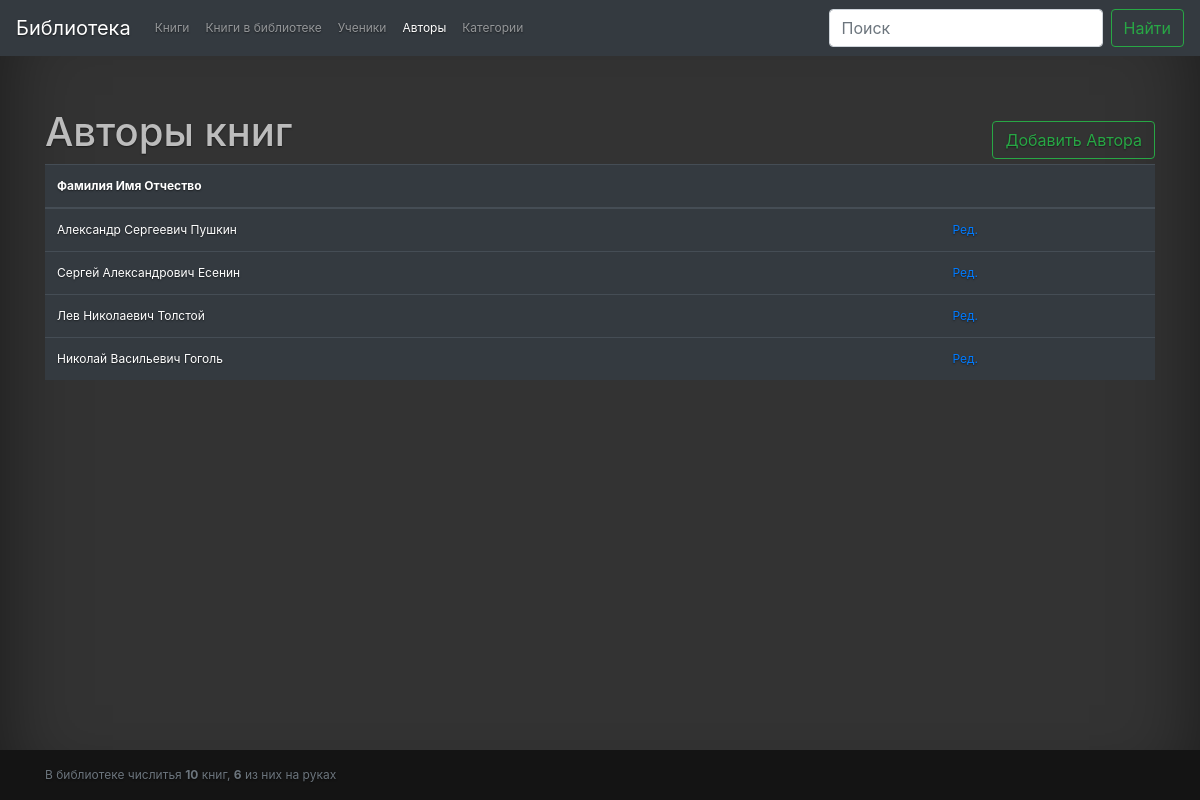
The page /authors.php on the database its author committed.
### tables this page shows
CREATE TABLE `authors` (
  `id` int(7) UNSIGNED NOT NULL,
  `a_fio` varchar(75) NOT NULL
);

### Library/safemysql.class.php (called while the page is built, shortened)
<?php
class SafeMySQL
{
	protected $conn;
	protected $defaults = array(
		'host'      => 'localhost',
		'user'      => 'root',
		'pass'      => 'root',
		'db'        => 'darian',
		'port'      => NULL,
		'socket'    => NULL,
		'pconnect'  => FALSE,
		'charset'   => 'utf8',
		'errmode'   => 'exception',
		'exception' => 'Exception',
	);
	function __construct($opt = array())
	{
		$opt = array_merge($this->defaults,$opt);
		@$this->conn = mysqli_connect($opt['host'], $opt['user'], $opt['pass'], $opt['db'], $opt['port'], $opt['socket']);
		mysqli_set_charset($this->conn, $opt['charset']) or $this->error(mysqli_error($this->conn));
	}
	public function fetch($result,$mode=self::RESULT_ASSOC)
	{
		return mysqli_fetch_array($result, $mode);
	}
	public function getOne()
	{
		$query = $this->prepareQuery(func_get_args());
		if ($res = $this->rawQuery($query))
		{
			$row = $this->fetch($res);
			if (is_array($row)) {
				return reset($row);
			}
		}
		return FALSE;
	}
	public function getAll()
	{
		$ret   = array();
		$query = $this->prepareQuery(func_get_args());
		if ( $res = $this->rawQuery($query) )
		{
			while($row = $this->fetch($res))
			{
				$ret[] = $row;
			}
		}
		return $ret;
	}
	protected function rawQuery($query)
	{
		$start = microtime(TRUE);
		$res   = mysqli_query($this->conn, $query);
		$timer = microtime(TRUE) - $start;
		return $res;
	}
	protected function prepareQuery($args)
	{
		$query = '';
		$raw   = array_shift($args);
		$array = preg_split('~(\?[nsiuap])~u',$raw,null,PREG_SPLIT_DELIM_CAPTURE);
		$anum  = count($args);
		$pnum  = floor(count($array) / 2);
		foreach ($array as $i => $part)
		{
			if ( ($i % 2) == 0 )
			{
				$query .= $part;
				continue;
			}
			$value = array_shift($args);
			switch ($part)
			{
				case '?n':
					$part = $this->escapeIdent($value);
					break;
			}
			$query .= $part;
		}
		return $query;
	}
	protected function escapeIdent($value)
	{
		if ($value)
		{
			return "`".str_replace("`","``",$value)."`";
		} else {
			$this->error("Empty value for identifier (?n) placeholder");
		}
	}
}

### Library/Library.php (called while the page is built, shortened)
<?php
require_once $_SERVER['DOCUMENT_ROOT'] . '/Library/safemysql.class.php';
class Library extends SafeMySQL
{
    private $table_books = 'books';
    private $table_authors = 'authors';
    private $table_categorys = 'categorys';
    function __construct()
    {
        $this->bookAll = $this->getOne('SELECT COUNT(*) FROM ?n', $this->table_books);
        $this->bookOnHand = $this->getOne('SELECT COUNT(*) FROM ?n WHERE on_hand!=0', $this->table_books);
        $this->authors = $this->getAll('SELECT * FROM ?n',$this->table_authors);
        $this->categorys = $this->getAll('SELECT * FROM ?n',$this->table_categorys);
    }
    function getAllAuthors(){
        return $this->getAll('SELECT * FROM ?n', $this->table_authors);
    }
}

### authors.php (the view, shortened to what this page needs)
<?php
require_once $_SERVER['DOCUMENT_ROOT'] . '/Library/Library.php';
$library = new Library();
?>
<!doctype html>
<html lang="ru" class="h-100">
<head>
    <link rel="stylesheet" href="https://stackpath.bootstrapcdn.com/bootstrap/4.3.1/css/bootstrap.min.css">
    <link rel="stylesheet" href="/css/style.css">
</head>
<body class="d-flex flex-column h-100">
<header>
    <nav class="navbar navbar-expand-md navbar-dark fixed-top bg-dark">
        <a class="navbar-brand" href="/">Библиотека</a>
        <div class="collapse navbar-collapse" id="navbarCollapse">
            <ul class="navbar-nav mr-auto">
                <? require_once ($_SERVER['DOCUMENT_ROOT'].'/snippets/_navbar.php'); ?>
            </ul>
            <form class="form-inline mt-2 mt-md-0" method="get">
                <input class="form-control mr-sm-2" type="text" placeholder="Поиск" aria-label="Search" name="search" value="<?=$_GET['search']?>">
                <button class="btn btn-outline-success my-2 my-sm-0" type="submit">Найти</button>
            </form>
        </div>
    </nav>
</header>
<main role="main" class="flex-shrink-0">
    <div class="container">
        <div class="d-flex align-items-baseline justify-content-between flex-wrap">
            <h1 class="mt-5">Авторы книг</h1>
            <a href="<?=$_SERVER['PHP_SELF']?>?add" class="btn btn-outline-success my-2 my-sm-0" type="submit">Добавить Автора</a>
        </div>
        <?
        if ($_SERVER['REQUEST_METHOD'] == 'GET'){
            if(isset($_GET['search'])){
                $authors = $library->searchAllAuthors($_GET['search']);
            }elseif(isset($_GET['add'])){
                $addAuthor = true;
            }elseif (isset($_GET['editAuthor'])){
                $author = $library->getOneAuthor($_GET['editAuthor']);
            }else{
                $authors = $library->getAllAuthors();
            }
        }
        ?>
        <?if (isset($authors)):?>
            <table class="table table-dark">
                <thead>
                <tr>
                    <th>Фамилия Имя Отчество</th>
                    <th></th>
                </tr>
                </thead>
                <tbody class="table-striped">
                <?php
                foreach ($authors as $author){?>
                    <tr>
                        <td><?=$author['a_fio']?></td>
                        <td><a href="?editAuthor=<?=$author['id']?>">Рeд.</a></td>
                    </tr>
                <?}
                ?>
                </tbody>
            </table>
        <?endif;?>
    </div>
</main>
<? require_once ($_SERVER['DOCUMENT_ROOT'].'/snippets/_footer.php'); ?>
</body>
</html>

### css/style.css (style rules this page uses)
body { min-height: 100%; color: #bcbcbc; font-size: 12px; text-shadow: 0 0.05rem 0.1rem rgba(0, 0, 0, .5); box-shadow: inset 0 0 5rem rgba(0, 0, 0, .5); background-color: #333; }
main > .container { padding: 60px 15px 0; }

### rows shown on the page
authors: a_fio "Александр Сергеевич Пушкин"
authors: a_fio "Сергей Александрович Есенин"
authors: a_fio "Лев Николаевич Толстой"
authors: a_fio "Николай Васильевич Гоголь"

### other values the page prints
$item[1] "Книги"
$item[1] "Книги в библиотеке"
$item[1] "Ученики"
$item[1] "Авторы"
$item[1] "Категории"
$library->bookAll "10"
$library->bookOnHand "6"
